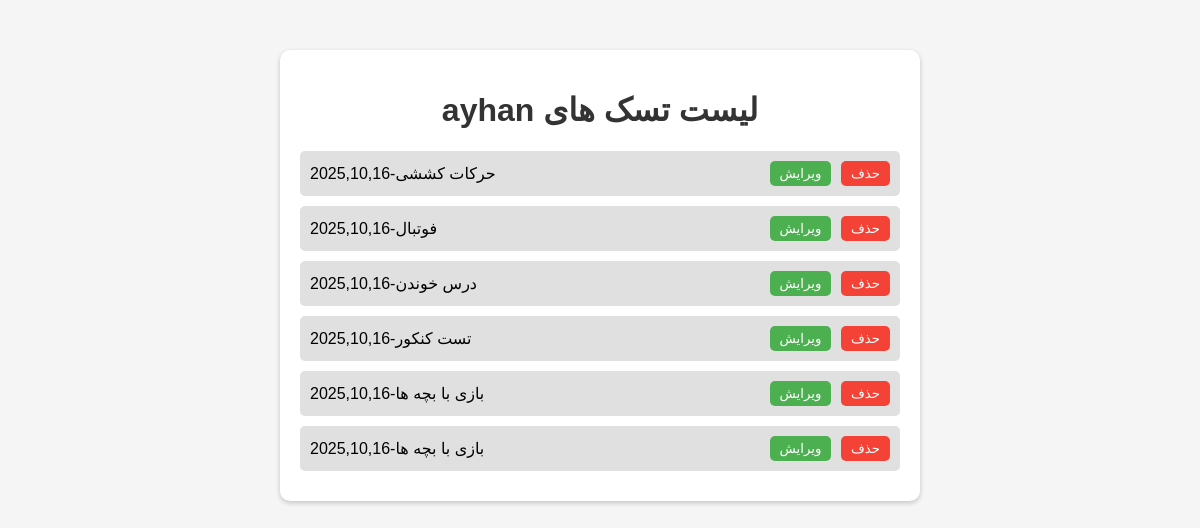
/display_task/ (signed in), run on the app's committed database.
### task_app/models.py (models this page shows)
class Task(models.Model):
    user=models.ForeignKey(User,on_delete=models.CASCADE,blank=True,null=True)
    task_name=models.CharField(max_length=50)
    created=models.DateField(auto_now_add=True)
    def __str__(self):
        return f"{self.task_name}"

### task_app/views.py (the view)
# urls.py: path("display_task/",views.displayTask,name="display_task"),
@login_required
def displayTask(request):
   tasks=Task.objects.filter(user_id=request.user.id)
   print(tasks)
   if tasks:
         return render(request,"task_app/display_task.html",context={'tasks':tasks})
   return HttpResponse ("هیچ تسکی برای این کاربر وجود ندارد")

### task_app/templates/task_app/display_task.html (shortened to what this page needs)
{%  load static   %}
<!DOCTYPE html>
<html lang="fa">
<head>
    <link rel="stylesheet" href="{%  static   'user_app/css/display.css'  %}">
</head>
<body>
<div class="container">
    <h1>{{request.user.first_name}} لیست تسک های</h1>
    <ul id="task-list">
        {% for task in tasks %}
        <li class="task-item">
            <span class="task-text">{{ task.task_name }}-{{task.created|date:'Y,m,d'}}</span>
            <div class="task-buttons">
               <a href="{%  url   "task_app:edit_task"  task.id   %}"><button class="edit-btn">ویرایش</button></a>
               <a href="{%  url  "task_app:delete_task"  task.id %}"> <button class="delete-btn">حذف</button></a>
            </div>
        </li>
        {% endfor %}
    </ul>
</div>
</body>
</html>

### static/user_app/css/display.css (style rules this page uses)
body { font-family: Arial, sans-serif; background-color: #f5f5f5; text-align: center; margin: 0; padding: 0; }
.container { max-width: 600px; margin: 50px auto; background-color: #fff; padding: 20px; border-radius: 10px; box-shadow: 0 2px 5px rgba(0,0,0,0.2); }
h1 { color: #333; }
#task-list { list-style-type: none; padding: 0; margin: 0; }
.task-item { display: flex; justify-content: space-between; align-items: center; background-color: #e0e0e0; margin: 10px 0; padding: 10px; border-radius: 5px; text-align: right; }
.task-buttons button { margin-left: 5px; padding: 5px 10px; border: none; border-radius: 5px; cursor: pointer; }
.edit-btn { background-color: #4CAF50; color: white; }
.delete-btn { background-color: #f44336; color: white; }

### data on the page
Task: task_name "حرکات کششی", created "2025,10,16"
Task: task_name "فوتبال", created "2025,10,16"
Task: task_name "درس خوندن", created "2025,10,16"
Task: task_name "تست کنکور", created "2025,10,16"
Task: task_name "بازی با بچه ها", created "2025,10,16"
Task: task_name "بازی با بچه ها", created "2025,10,16"

### other printed values
{{ request.user.first_name }} "ayhan"
